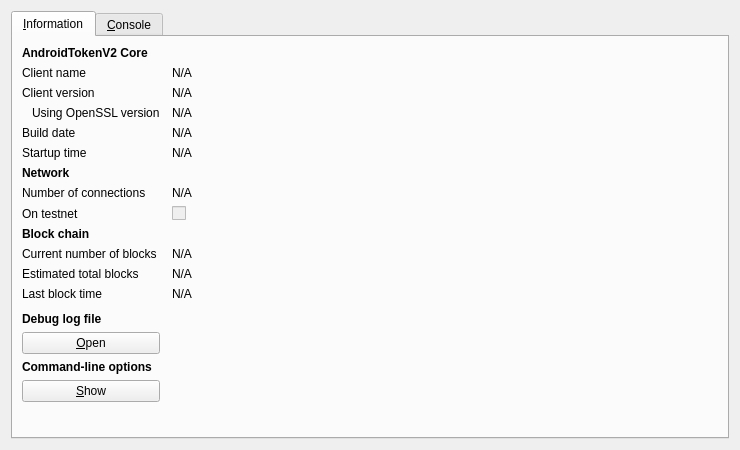
<?xml version="1.0" encoding="UTF-8"?>
<ui version="4.0">
 <class>RPCConsole</class>
 <widget class="QDialog" name="RPCConsole">
  <property name="geometry">
   <rect>
    <x>0</x>
    <y>0</y>
    <width>740</width>
    <height>450</height>
   </rect>
  </property>
  <property name="windowTitle">
   <string>AndroidTokenV2 - Debug window</string>
  </property>
  <layout class="QVBoxLayout" name="verticalLayout_2">
   <item>
    <widget class="QTabWidget" name="tabWidget">
     <property name="currentIndex">
      <number>0</number>
     </property>
     <widget class="QWidget" name="tab_info">
      <attribute name="title">
       <string>&amp;Information</string>
      </attribute>
      <layout class="QGridLayout" name="gridLayout" columnstretch="0,1">
       <property name="horizontalSpacing">
        <number>12</number>
       </property>
       <item row="0" column="0">
        <widget class="QLabel" name="label_9">
         <property name="font">
          <font>
           <weight>75</weight>
           <bold>true</bold>
          </font>
         </property>
         <property name="text">
          <string>AndroidTokenV2 Core</string>
         </property>
        </widget>
       </item>
       <item row="1" column="0">
        <widget class="QLabel" name="label_5">
         <property name="text">
          <string>Client name</string>
         </property>
        </widget>
       </item>
       <item row="1" column="1">
        <widget class="QLabel" name="clientName">
         <property name="cursor">
          <cursorShape>IBeamCursor</cursorShape>
         </property>
         <property name="text">
          <string>N/A</string>
         </property>
         <property name="textFormat">
          <enum>Qt::PlainText</enum>
         </property>
         <property name="textInteractionFlags">
          <set>Qt::LinksAccessibleByMouse|Qt::TextSelectableByKeyboard|Qt::TextSelectableByMouse</set>
         </property>
        </widget>
       </item>
       <item row="2" column="0">
        <widget class="QLabel" name="label_6">
         <property name="text">
          <string>Client version</string>
         </property>
        </widget>
       </item>
       <item row="2" column="1">
        <widget class="QLabel" name="clientVersion">
         <property name="cursor">
          <cursorShape>IBeamCursor</cursorShape>
         </property>
         <property name="text">
          <string>N/A</string>
         </property>
         <property name="textFormat">
          <enum>Qt::PlainText</enum>
         </property>
         <property name="textInteractionFlags">
          <set>Qt::LinksAccessibleByMouse|Qt::TextSelectableByKeyboard|Qt::TextSelectableByMouse</set>
         </property>
        </widget>
       </item>
       <item row="3" column="0">
        <widget class="QLabel" name="label_14">
         <property name="text">
          <string>Using OpenSSL version</string>
         </property>
         <property name="indent">
          <number>10</number>
         </property>
        </widget>
       </item>
       <item row="3" column="1">
        <widget class="QLabel" name="openSSLVersion">
         <property name="cursor">
          <cursorShape>IBeamCursor</cursorShape>
         </property>
         <property name="text">
          <string>N/A</string>
         </property>
         <property name="textFormat">
          <enum>Qt::PlainText</enum>
         </property>
         <property name="textInteractionFlags">
          <set>Qt::LinksAccessibleByMouse|Qt::TextSelectableByKeyboard|Qt::TextSelectableByMouse</set>
         </property>
        </widget>
       </item>
       <item row="4" column="0">
        <widget class="QLabel" name="label_12">
         <property name="text">
          <string>Build date</string>
         </property>
        </widget>
       </item>
       <item row="4" column="1">
        <widget class="QLabel" name="buildDate">
         <property name="cursor">
          <cursorShape>IBeamCursor</cursorShape>
         </property>
         <property name="text">
          <string>N/A</string>
         </property>
         <property name="textFormat">
          <enum>Qt::PlainText</enum>
         </property>
         <property name="textInteractionFlags">
          <set>Qt::LinksAccessibleByMouse|Qt::TextSelectableByKeyboard|Qt::TextSelectableByMouse</set>
         </property>
        </widget>
       </item>
       <item row="5" column="0">
        <widget class="QLabel" name="label_13">
         <property name="text">
          <string>Startup time</string>
         </property>
        </widget>
       </item>
       <item row="5" column="1">
        <widget class="QLabel" name="startupTime">
         <property name="cursor">
          <cursorShape>IBeamCursor</cursorShape>
         </property>
         <property name="text">
          <string>N/A</string>
         </property>
         <property name="textFormat">
          <enum>Qt::PlainText</enum>
         </property>
         <property name="textInteractionFlags">
          <set>Qt::LinksAccessibleByMouse|Qt::TextSelectableByKeyboard|Qt::TextSelectableByMouse</set>
         </property>
        </widget>
       </item>
       <item row="6" column="0">
        <widget class="QLabel" name="label_11">
         <property name="font">
          <font>
           <weight>75</weight>
           <bold>true</bold>
          </font>
         </property>
         <property name="text">
          <string>Network</string>
         </property>
        </widget>
       </item>
       <item row="7" column="0">
        <widget class="QLabel" name="label_7">
         <property name="text">
          <string>Number of connections</string>
         </property>
        </widget>
       </item>
       <item row="7" column="1">
        <widget class="QLabel" name="numberOfConnections">
         <property name="cursor">
          <cursorShape>IBeamCursor</cursorShape>
         </property>
         <property name="text">
          <string>N/A</string>
         </property>
         <property name="textFormat">
          <enum>Qt::PlainText</enum>
         </property>
         <property name="textInteractionFlags">
          <set>Qt::LinksAccessibleByMouse|Qt::TextSelectableByKeyboard|Qt::TextSelectableByMouse</set>
         </property>
        </widget>
       </item>
       <item row="8" column="0">
        <widget class="QLabel" name="label_8">
         <property name="text">
          <string>On testnet</string>
         </property>
        </widget>
       </item>
       <item row="8" column="1">
        <widget class="QCheckBox" name="isTestNet">
         <property name="enabled">
          <bool>false</bool>
         </property>
         <property name="text">
          <string/>
         </property>
        </widget>
       </item>
       <item row="9" column="0">
        <widget class="QLabel" name="label_10">
         <property name="font">
          <font>
           <weight>75</weight>
           <bold>true</bold>
          </font>
         </property>
         <property name="text">
          <string>Block chain</string>
         </property>
        </widget>
       </item>
       <item row="10" column="0">
        <widget class="QLabel" name="label_3">
         <property name="text">
          <string>Current number of blocks</string>
         </property>
        </widget>
       </item>
       <item row="10" column="1">
        <widget class="QLabel" name="numberOfBlocks">
         <property name="cursor">
          <cursorShape>IBeamCursor</cursorShape>
         </property>
         <property name="text">
          <string>N/A</string>
         </property>
         <property name="textFormat">
          <enum>Qt::PlainText</enum>
         </property>
         <property name="textInteractionFlags">
          <set>Qt::LinksAccessibleByMouse|Qt::TextSelectableByKeyboard|Qt::TextSelectableByMouse</set>
         </property>
        </widget>
       </item>
       <item row="11" column="0">
        <widget class="QLabel" name="label_4">
         <property name="text">
          <string>Estimated total blocks</string>
         </property>
        </widget>
       </item>
       <item row="11" column="1">
        <widget class="QLabel" name="totalBlocks">
         <property name="cursor">
          <cursorShape>IBeamCursor</cursorShape>
         </property>
         <property name="text">
          <string>N/A</string>
         </property>
         <property name="textFormat">
          <enum>Qt::PlainText</enum>
         </property>
         <property name="textInteractionFlags">
          <set>Qt::LinksAccessibleByMouse|Qt::TextSelectableByKeyboard|Qt::TextSelectableByMouse</set>
         </property>
        </widget>
       </item>
       <item row="12" column="0">
        <widget class="QLabel" name="label_2">
         <property name="text">
          <string>Last block time</string>
         </property>
        </widget>
       </item>
       <item row="12" column="1">
        <widget class="QLabel" name="lastBlockTime">
         <property name="cursor">
          <cursorShape>IBeamCursor</cursorShape>
         </property>
         <property name="text">
          <string>N/A</string>
         </property>
         <property name="textFormat">
          <enum>Qt::PlainText</enum>
         </property>
         <property name="textInteractionFlags">
          <set>Qt::LinksAccessibleByMouse|Qt::TextSelectableByKeyboard|Qt::TextSelectableByMouse</set>
         </property>
        </widget>
       </item>
       <item row="13" column="0">
        <spacer name="verticalSpacer_2">
         <property name="orientation">
          <enum>Qt::Vertical</enum>
         </property>
         <property name="sizeHint" stdset="0">
          <size>
           <width>20</width>
           <height>20</height>
          </size>
         </property>
        </spacer>
       </item>
       <item row="14" column="0">
        <widget class="QLabel" name="labelDebugLogfile">
         <property name="font">
          <font>
           <weight>75</weight>
           <bold>true</bold>
          </font>
         </property>
         <property name="text">
          <string>Debug log file</string>
         </property>
        </widget>
       </item>
       <item row="15" column="0">
        <widget class="QPushButton" name="openDebugLogfileButton">
         <property name="toolTip">
          <string>Open the AndroidTokenV2 debug log file from the current data directory. This can take a few seconds for large log files.</string>
         </property>
         <property name="text">
          <string>&amp;Open</string>
         </property>
         <property name="autoDefault">
          <bool>false</bool>
         </property>
        </widget>
       </item>
       <item row="16" column="0">
        <widget class="QLabel" name="labelCLOptions">
         <property name="font">
          <font>
           <weight>75</weight>
           <bold>true</bold>
          </font>
         </property>
         <property name="text">
          <string>Command-line options</string>
         </property>
        </widget>
       </item>
       <item row="17" column="0">
        <widget class="QPushButton" name="showCLOptionsButton">
         <property name="toolTip">
          <string>Show the AndroidTokenV2-Qt help message to get a list with possible AndroidTokenV2 command-line options.</string>
         </property>
         <property name="text">
          <string>&amp;Show</string>
         </property>
         <property name="autoDefault">
          <bool>false</bool>
         </property>
        </widget>
       </item>
       <item row="18" column="0">
        <spacer name="verticalSpacer">
         <property name="orientation">
          <enum>Qt::Vertical</enum>
         </property>
         <property name="sizeHint" stdset="0">
          <size>
           <width>20</width>
           <height>40</height>
          </size>
         </property>
        </spacer>
       </item>
      </layout>
     </widget>
     <widget class="QWidget" name="tab_console">
      <attribute name="title">
       <string>&amp;Console</string>
      </attribute>
      <layout class="QVBoxLayout" name="verticalLayout_3">
       <property name="spacing">
        <number>3</number>
       </property>
       <item>
        <widget class="QTextEdit" name="messagesWidget">
         <property name="minimumSize">
          <size>
           <width>0</width>
           <height>100</height>
          </size>
         </property>
         <property name="readOnly">
          <bool>true</bool>
         </property>
         <property name="tabKeyNavigation" stdset="0">
          <bool>false</bool>
         </property>
         <property name="columnCount" stdset="0">
          <number>2</number>
         </property>
        </widget>
       </item>
       <item>
        <layout class="QHBoxLayout" name="horizontalLayout">
         <property name="spacing">
          <number>3</number>
         </property>
         <item>
          <widget class="QLabel" name="label">
           <property name="text">
            <string notr="true">&gt;</string>
           </property>
          </widget>
         </item>
         <item>
          <widget class="QLineEdit" name="lineEdit"/>
         </item>
         <item>
          <widget class="QPushButton" name="clearButton">
           <property name="maximumSize">
            <size>
             <width>24</width>
             <height>24</height>
            </size>
           </property>
           <property name="toolTip">
            <string>Clear console</string>
           </property>
           <property name="text">
            <string/>
           </property>
           <property name="icon">
            <iconset resource="../bitcoin.qrc">
             <normaloff>:/icons/remove</normaloff>:/icons/remove</iconset>
           </property>
           <property name="shortcut">
            <string notr="true">Ctrl+L</string>
           </property>
           <property name="autoDefault">
            <bool>false</bool>
           </property>
          </widget>
         </item>
        </layout>
       </item>
      </layout>
     </widget>
    </widget>
   </item>
  </layout>
 </widget>
 <resources>
  <include location="../bitcoin.qrc"/>
 </resources>
 <connections/>
</ui>
